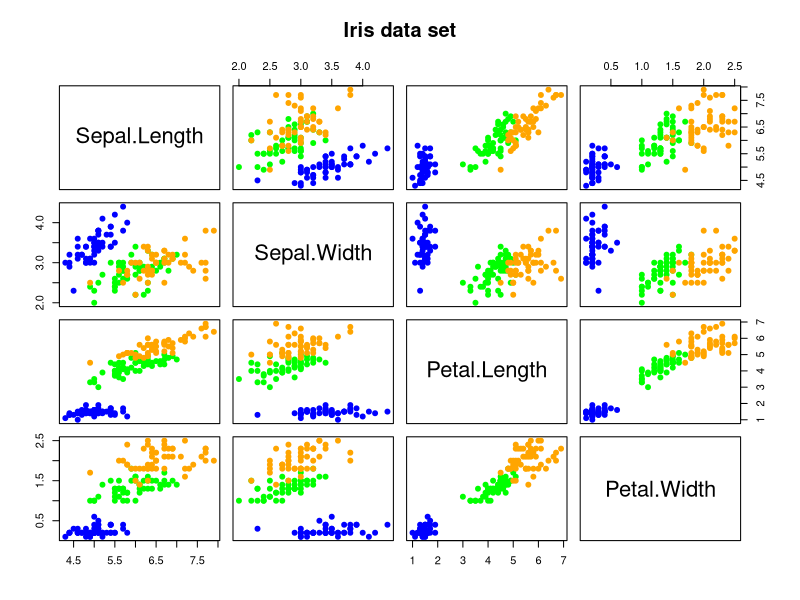
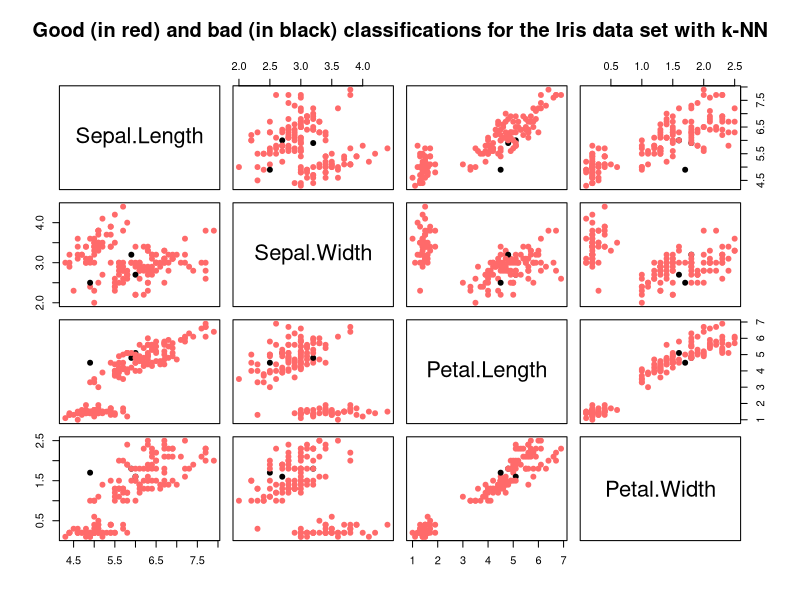

The R script that drew these images, in order:

##################################################################################################################
##################################################################################################################
# Clasificación kNN
##################################################################################################################
##################################################################################################################
##################################################################################################################
# Cargar librería MASS
##################################################################################################################

library(MASS)

##################################################################################################################
# Cargar los datos Iris
##################################################################################################################

Z <- as.data.frame(iris)
Z

##################################################################################################################
# Definir la matriz de datos y la variable respuesta con las clasificaciones 
##################################################################################################################

X <- Z[,1:4]
X

y <- Z[,5]
y

##################################################################################################################
# Definir como n y p el número de flores y el número de variables
##################################################################################################################

n <- nrow(X)
n
p <- ncol(X)
p

##################################################################################################################
# Scatterplot matrix
##################################################################################################################

col.iris <- c("blue","green","orange")[y]
col.iris

pairs(X,main="Iris data set",pch=19,col=col.iris)

##################################################################################################################
##################################################################################################################
# Clasificación con kNN
##################################################################################################################
##################################################################################################################
set.seed(1000)
library(class)

# Para k=1 hasta k=20

knn.class <- vector(mode="list",length=20)
knn.tables <- vector(mode="list",length=20)
knn.mis <- matrix(NA,nrow=20,ncol=1)

for (k in 1 : 20){
  knn.class[[k]] <- knn.cv(X,y,k=k)
  knn.tables[[k]] <- table(y,knn.class[[k]])  
  knn.mis[k] <- n - sum(y==knn.class[[k]])
}

knn.mis

# El número óptimo k de vecinos

which(knn.mis==min(knn.mis))

knn.tables[[14]]
knn.tables[[18]]
knn.tables[[19]]

k.opt <- 14
k.opt

# Veamos la clasificación para este valor de k

knn.cv.opt <- knn.class[[k.opt]]
knn.cv.opt

# Tabla de contingencia con las clasificaciones buenas y malas

knn.tables[[k.opt]]

# Cantidad de observaciones mal clasificadas

knn.mis[k.opt]

# Error MR

knn.mis[k.opt]/n

# Gráfico, buenas clasificaciones en rojo, mal clasificadas en negro

col.knn.iris <- c("black","indianred1")[1*(y==knn.cv.opt)+1]
pairs(X,main="Good (in red) and bad (in black) classifications for the Iris data set with k-NN",pch=19,col=col.knn.iris)
